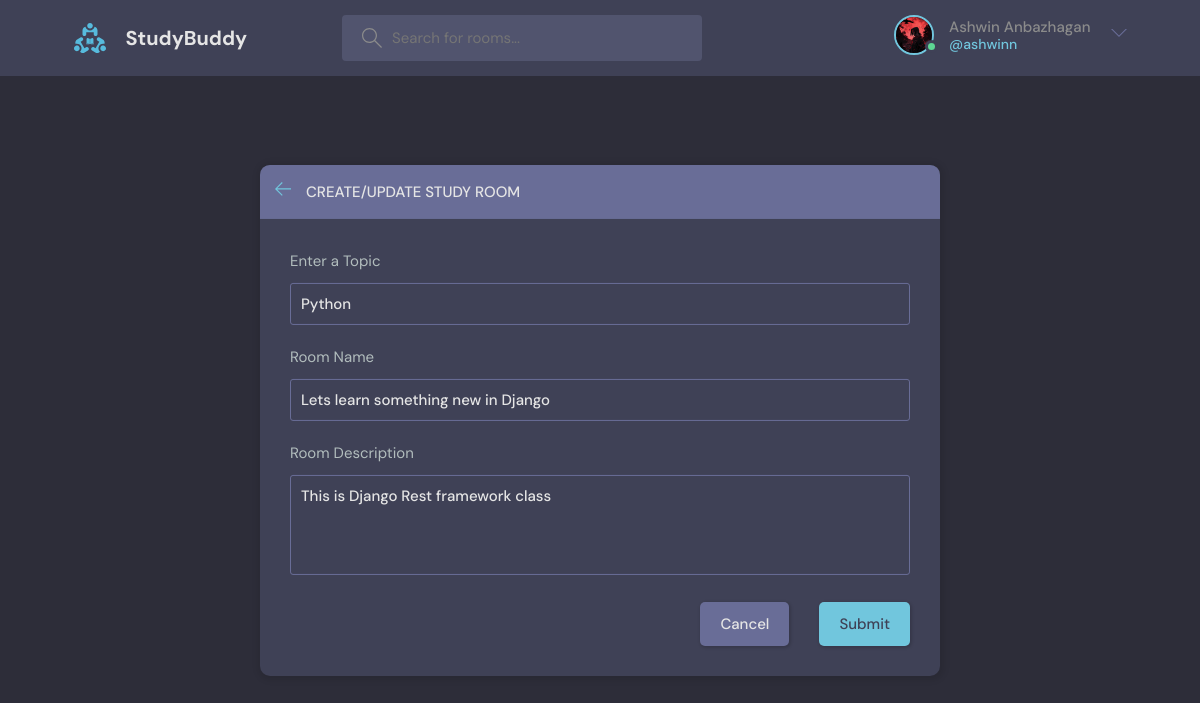
Page /update-room/1 (signed in) on the committed database.
### core/models.py (models this page shows, shortened)
class User(AbstractUser):
    name = models.CharField(max_length=20,null=True)
    email = models.EmailField(unique=True,null=True)
    bio = models.TextField(max_length=200,null=True)
    avatar = models.ImageField(null=True,default="avatar.svg")
    USERNAME_FIELD='email'
    REQUIRED_FIELDS=[]

class Rooms(models.Model):
    host = models.ForeignKey(User,on_delete=models.SET_NULL,null=True)
    topic = models.ForeignKey(Topic,on_delete=models.SET_NULL,null=True)
    name = models.CharField(max_length=100)
    description = models.TextField(null=True,blank=True)
    created = models.DateTimeField(auto_now_add=True)
    updated = models.DateTimeField(auto_now=True)
    participants=models.ManyToManyField(User,related_name='participants',blank=True)
    class Meta:
        ordering=['-updated','-created']

class Topic(models.Model):
    name = models.CharField(max_length=200)

### core/views.py (the view, shortened to what this page needs)
# urls.py: path('update-room/<str:pk>',views.updateRoom,name='update-room'),
@login_required(login_url='login')
def updateRoom(request,pk):
    topics= Topic.objects.all()
    room =Rooms.objects.get(id=pk)
    form = RoomForm(instance=room)
    context={'form':form,'topics':topics,'room':room}
    return render(request,'core/room_form.html',context)

### core/forms.py
class RoomForm(ModelForm):
    class Meta:
        model=Rooms
        fields='__all__'
        exclude=['host','participants']

### core/templates/core/room_form.html (shortened to what this page needs)
{% extends 'main.html' %}
{% block content %}
<main class="create-room layout">
  <div class="container">
    <div class="layout__box">
      <div class="layout__boxHeader">
        <div class="layout__boxTitle">
          <a href="{{request.META.HTTP_REFERER}}">
            <svg version="1.1" xmlns="http://www.w3.org/2000/svg" width="32" height="32" viewBox="0 0 32 32">
              <title>arrow-left</title>
              <path
                d="M13.723 2.286l-13.723 13.714 13.719 13.714 1.616-1.611-10.96-10.96h27.625v-2.286h-27.625l10.965-10.965-1.616-1.607z">
              </path>
            </svg>
          </a>
          <h3>Create/Update Study Room</h3>
        </div>
      </div>
      <div class="layout__body">
        <form class="form" action="" method="POST">
          <div class="form__group">
            <label for="room_topic">Enter a Topic</label>
            <input required type="text" value="{{room.topic.name}}" name="topic" list="topic-list" />
          </div>
          <div class="form__group">
            <label for="room_name">Room Name</label>
            {{form.name}}
          </div>
          <div class="form__group">
            <label for="room_description">Room Description</label>
            {{form.description}}
          </div>
          <div class="form__action">
            <a class="btn btn--dark" href="{{request.META.HTTP_REFERER}}">Cancel</a>
            <button class="btn btn--main" type="submit">Submit</button>
          </div>
        </form>
      </div>
    </div>
  </div>
</main>
{% endblock content %}

### templates/navbar.html (shortened to what this page needs)
{% load static %}
<header class="header header--loggedIn">
    <div class="container">
        <a href="{% url 'home' %}" class="header__logo">
            <img src="{% static 'images/logo.svg' %}" />
            <h1>StudyBuddy</h1>
        </a>
        <form class="header__search" method="GET" action="{% url 'home' %}">
            <label>
                <input name="q" placeholder="Search for rooms..." />
            </label>
        </form>
        <nav class="header__menu">
            {% if request.user.is_authenticated %}
            <div class="header__user">
                <a href="{% url 'user-profile' request.user.id %}">
                    <div class="avatar avatar--medium active">
                        <img src="{{request.user.avatar.url}}" />
                    </div>
                    <p>{{request.user.name}} <span>@{{request.user.username}}</span></p>
                </a>
                <button class="dropdown-button">
                    <svg version="1.1" xmlns="http://www.w3.org/2000/svg" width="32" height="32" viewBox="0 0 32 32">
                        <title>chevron-down</title>
                        <path d="M16 21l-13-13h-3l16 16 16-16h-3l-13 13z"></path>
                    </svg>
                </button>
            </div>
            {% endif %}
        </nav>
    </div>
</header>

### rows in the picture
User: user.avatar (picture), user.name "Ashwin Anbazhagan", user.username "ashwinn"
Rooms: topic "Python", name "Lets learn something new in Django", description "This is Django Rest framework class"
